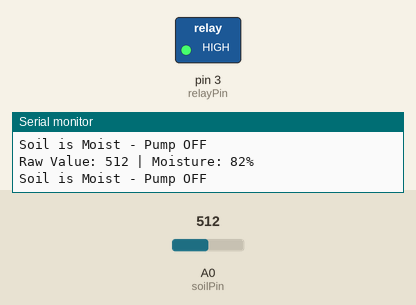
This sketch was run on a simulated Arduino Uno, built with avr-gcc and run on an emulated ATmega328P. On the bench: switched loads named in the sketch (green lamp = pin HIGH), the last lines printed to the serial monitor. The test bench sets the inputs (shaded band); at power-on: A0 (soilPin) = 512.

Above: at 2.8 s.
2.9 s: A0 (soilPin) set to 821
5.6 s: A0 (soilPin) set to 846
At 7.0 s:
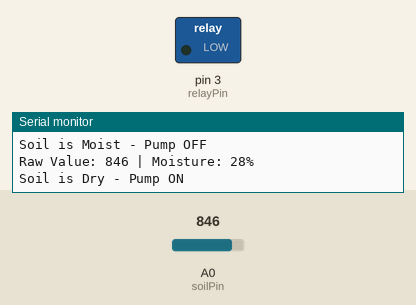
8.3 s: A0 (soilPin) set to 716
At 11.2 s:
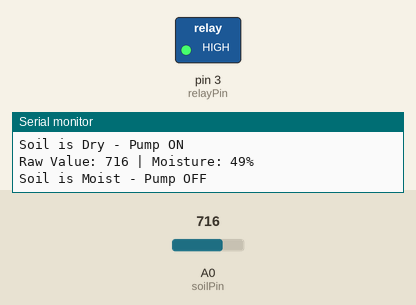
11.5 s: A0 (soilPin) set to 900
At 12.8 s:
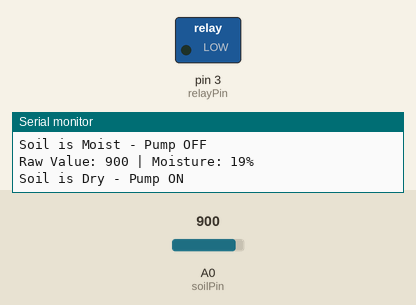
Timing chart, 0 to 14.5 s (numbered marks = the images above; inputs shaded):
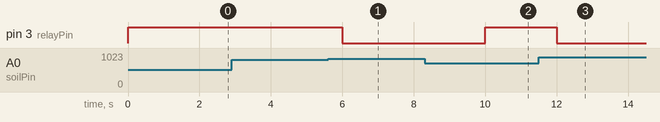

The sketch:

Automatic_Plant_Watering_System.ino
```cpp
const int soilPin = A0;       // Soil moisture sensor connected to analog pin A0
const int relayPin = 3;       // Relay module IN1 connected to digital pin 3

// Adjust these based on your sensor's calibration
const int dryValue = 1023;    // Raw value when soil is completely dry (sensor in air)
const int wetValue = 400;     // Raw value when soil is fully wet

void setup() {
  pinMode(relayPin, OUTPUT);
  digitalWrite(relayPin, HIGH); // Start with pump OFF (relay is active LOW)
  Serial.begin(9600);           // Begin serial communication
}

void loop() {
  int soilValue = analogRead(soilPin); // Read raw moisture value from sensor

  // Convert to moisture percentage
  int moisturePercent = map(soilValue, dryValue, wetValue, 0, 100);
  moisturePercent = constrain(moisturePercent, 0, 100); // Ensure value is between 0–100

  // Print readings to Serial Monitor
  Serial.print("Raw Value: ");
  Serial.print(soilValue);
  Serial.print(" | Moisture: ");
  Serial.print(moisturePercent);
  Serial.println("%");

  // Control pump based on moisture
  if (moisturePercent < 30) {
    digitalWrite(relayPin, LOW);   // Turn pump ON (relay active LOW)
    Serial.println("Soil is Dry - Pump ON");
  } else {
    digitalWrite(relayPin, HIGH);  // Turn pump OFF
    Serial.println("Soil is Moist - Pump OFF");
  }

  delay(2000); // Wait 2 seconds before next reading
}
```

Measured:
- the behaviour switches between 836 and 837 on A0 (soilPin) (found by bisection; images 0 and 1)
- after the input at 5.6 s, pin 3 (relayPin): HIGH → LOW after 0.40 s
- after the input at 8.3 s, pin 3 (relayPin): LOW → HIGH after 1.7 s
- after the input at 11.5 s, pin 3 (relayPin): HIGH → LOW after 0.51 s
